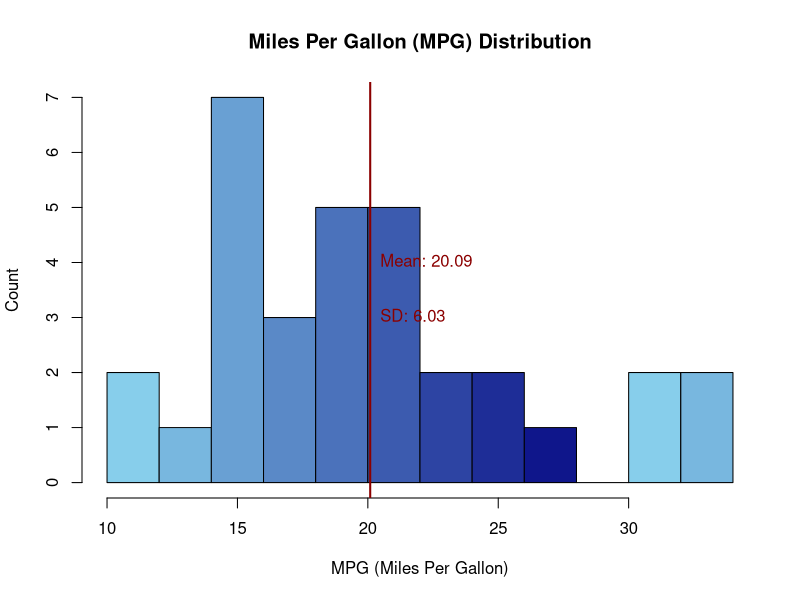

Write the R code that produced this figure.
# Load the mtcars dataset
data(mtcars)

# Calculate the mean and standard deviation of miles per gallon (mpg)
average_mpg <- mean(mtcars$mpg)
std_dev_mpg <- sd(mtcars$mpg)

# Create a histogram of the mpg distribution with custom color gradient
hist(mtcars$mpg,
     breaks = 10,  
     col = colorRampPalette(c("skyblue", "navy"))(10),
     main = "Miles Per Gallon (MPG) Distribution",
     xlab = "MPG (Miles Per Gallon)",
     ylab = "Count")

# Add a vertical line at the mean mpg value
abline(v = average_mpg, col = "darkred", lwd = 2)

# Annotate the mean and standard deviation on the histogram
text(average_mpg, 4, paste("Mean:", round(average_mpg, 2)), col = "darkred", pos = 4)
text(average_mpg, 3, paste("SD:", round(std_dev_mpg, 2)), col = "darkred", pos = 4)
